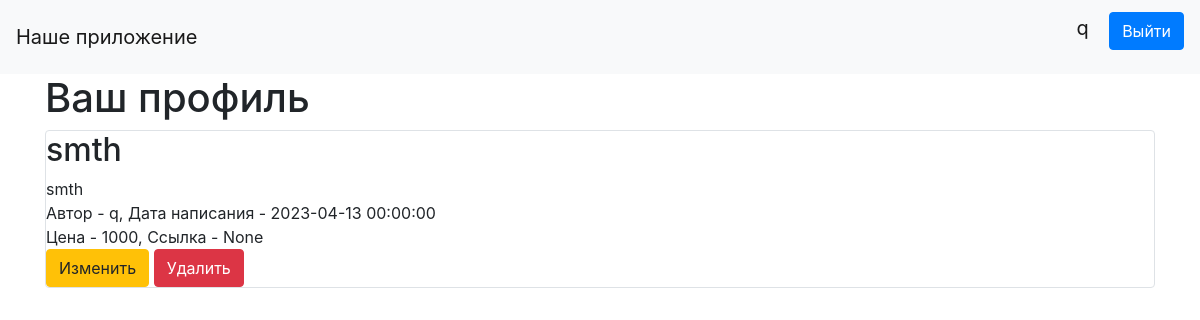
The page /account (signed in) on the database as committed earlier.
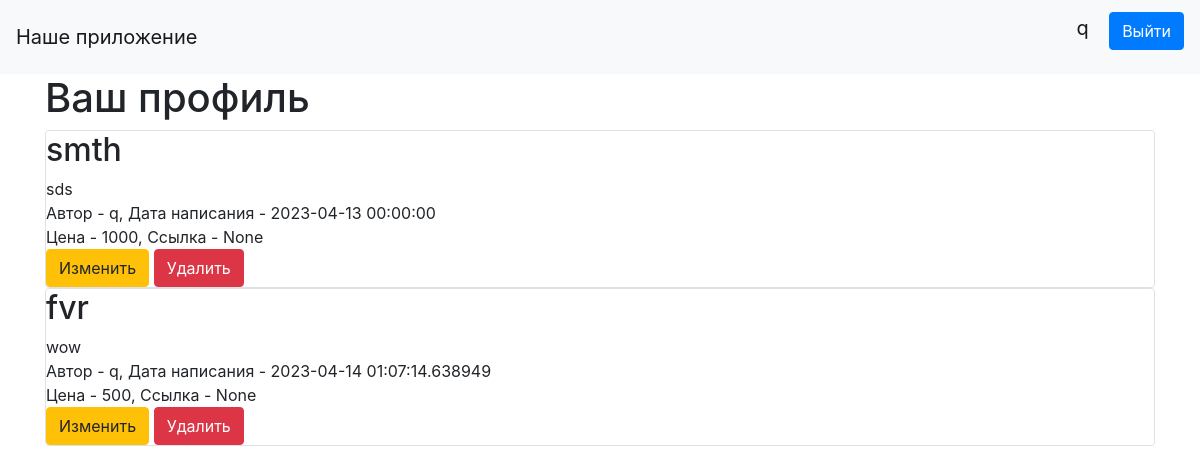
The same page on the database as committed later.
### data/items.py (models this page shows)
class Items(SqlAlchemyBase, UserMixin, SerializerMixin):
    __tablename__ = 'items'
    id = sqlalchemy.Column(sqlalchemy.Integer, primary_key=True, autoincrement=True)
    creator = sqlalchemy.Column(sqlalchemy.String, default='Other')
    title = sqlalchemy.Column(sqlalchemy.String, nullable=True)
    content = sqlalchemy.Column(sqlalchemy.String, nullable=True)
    created_date = sqlalchemy.Column(sqlalchemy.DateTime, default=datetime.datetime.now)
    is_private = sqlalchemy.Column(sqlalchemy.Boolean, default=True)
    price = sqlalchemy.Column(sqlalchemy.Integer, default=0)
    link = sqlalchemy.Column(sqlalchemy.String, default='None')
    categories = orm.relationship("Category",
                                  secondary="association",
                                  backref="items")
    user_id = sqlalchemy.Column(sqlalchemy.Integer, sqlalchemy.ForeignKey("users.id"))
    user = orm.relationship('User')

### data/users.py (models this page shows, shortened)
class User(SqlAlchemyBase, UserMixin, SerializerMixin):
    __tablename__ = 'users'
    id = sqlalchemy.Column(sqlalchemy.Integer,
                           primary_key=True, autoincrement=True)
    name = sqlalchemy.Column(sqlalchemy.String, nullable=True)
    about = sqlalchemy.Column(sqlalchemy.String, nullable=True)
    email = sqlalchemy.Column(sqlalchemy.String,
                              index=True, unique=True, nullable=True)
    hashed_password = sqlalchemy.Column(sqlalchemy.String, nullable=True)
    created_date = sqlalchemy.Column(sqlalchemy.DateTime,
                                     default=datetime.datetime.now)
    items = orm.relationship("Items", back_populates='user')

### main.py (the view)
@app.route("/account")
def account():
    db_sess = db_session.create_session()
    if current_user.is_authenticated:
        items = db_sess.query(Items).filter(
            (Items.user == current_user) | (Items.is_private != True))
    else:
        items = None
    return render_template("account.html", items=items)

### data/db_session.py (called while the page is built)
def create_session() -> Session:
    global __factory
    return __factory()

### main.py (called while the page is built)
@login_manager.user_loader
def load_user(user_id):
    db_sess = db_session.create_session()
    return db_sess.query(User).get(user_id)

### templates/account.html
{% extends "base.html" %}
{% block content %}
<h1>Ваш профиль</h1>
{% for item in items%}
{% if item.user == current_user %}
<div class="col-md6 border rounded">
        <h2>{{item.title}}</h2>
        <div>
            {{item.content}}
        </div>
        <div>
            Автор - {{item.user.name}}, Дата написания - {{item.created_date}}
        </div>
        <div>
            Цена - {{item.price}}, Ссылка - {{item.link}}
        </div>
        <div>
            <a href="/items_edit/{{ item.id }}" class="btn btn-warning">
                Изменить
            </a>
            <a href="/items_delete/{{ item.id }}" class="btn btn-danger">
                Удалить
            </a>
        </div>
</div>
{% endif %}
{% endfor %}
{% endblock %}

Rows that differ between the two databases and show on the page:
changed Items "smth": content "smth" → "sds"
added Items: title "fvr", content "wow", user.name "q", created_date "2023-04-14 01:07:14.638949", price "500", link "None"
